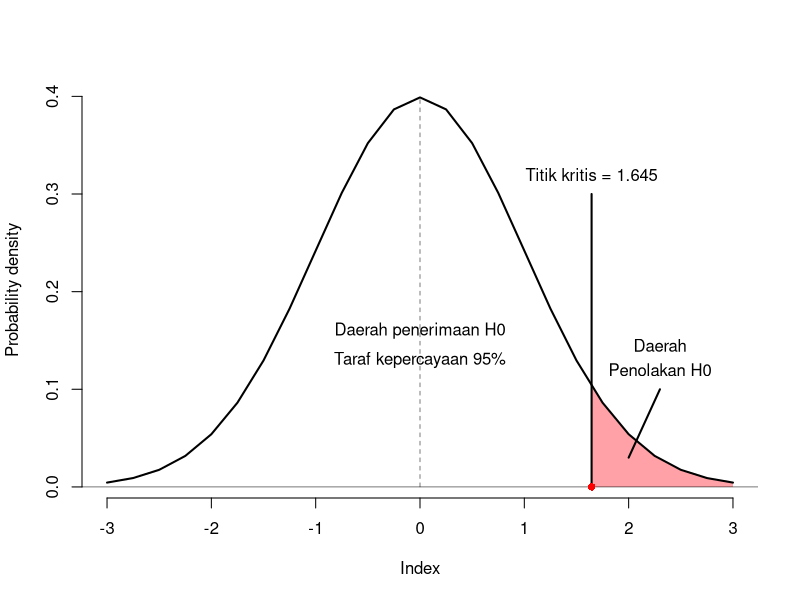
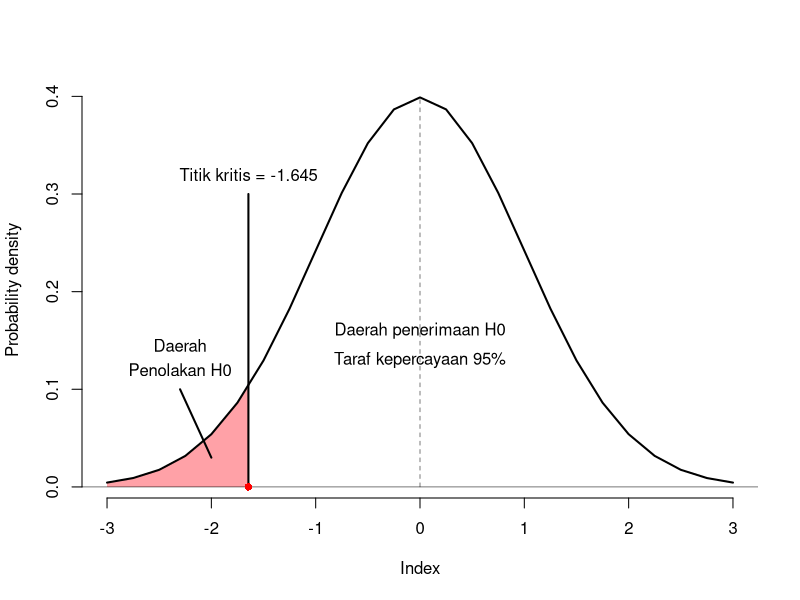
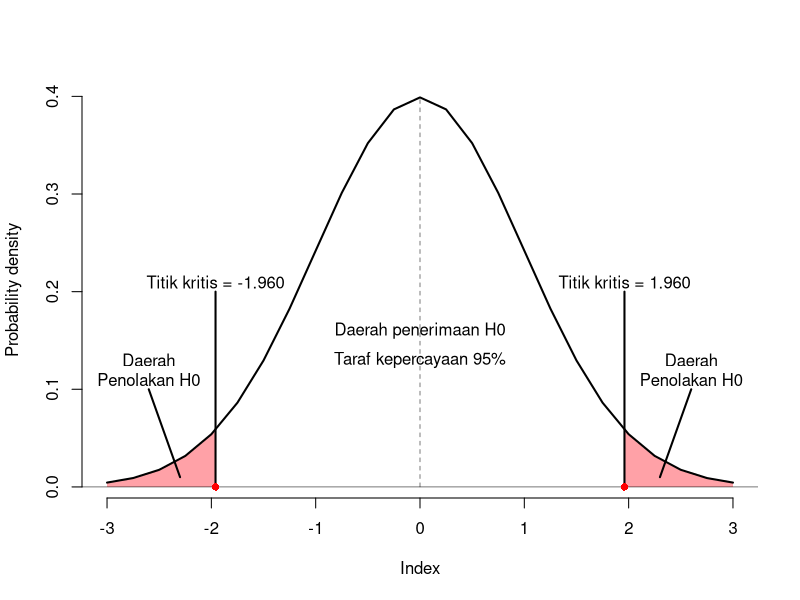

Write R code to recreate these figures, in order.
## ---- chunk 1
mu    <- 0                            # mean
sd    <- 1                            # standard deviation
alpha <- 0.05                              # i.e., 95% confidence interval

# Full normal distribution
x <- seq(mu-3*sd, mu+3*sd, len=25)
y <- dnorm(x, mean=mu, sd=sd)

# Use quantile function to compute the confidence interval (CI)
lo <- qnorm(0.05,   mean=mu, sd=sd)  # lower CI bound
hi <- qnorm(1-0.05, mean=mu, sd=sd)  # upper CI bound
# start with an empty plot
## ---- chunk 2
plot(NULL,NULL, type='n', xlim=range(x), ylim=range(y),
     frame.plot = F, ylab = "Probability density")

xci <- seq(max(x), hi, len=1000)             # background: confidence interval 95%
yci <- dnorm(xci, mean=mu, sd=sd)
xx <- c(xci, rev(xci))
yy <- c(0*yci, rev(yci))
polygon(xx,yy,col="#ffa1a7", border=NA)

lines(x,y, col="black", lwd=2)              # Foreground: complete distribution

# Annotation and decoration
lines(c(mu,mu), c(0,dnorm(mu,mean=mu,sd=sd)), lty="dashed", lwd=0.5) # mean
abline(h=0, lwd=0.5) # proper y=0 line
text(mean(x), mean(y), sprintf("Daerah penerimaan H0", 100*(1-alpha)))
text(mean(x), mean(y)-0.03, sprintf("Taraf kepercayaan %.0f%%", 100*(1-alpha)))

lines(c(hi,hi), c(0.001,0.3), lwd=2)
points(hi, y=0, pch = 16, col="red")
text(hi, 0.32, sprintf("Titik kritis = %.3f", hi))

lines(c(2,2.3), c(0.03,0.1), lwd=2) # mu - s.d.
text(2.3, 0.12, sprintf("Penolakan H0", lo))
text(2.3, 0.145, sprintf("Daerah", lo))
## ---- chunk 3
mu    <- 0                            # mean
sd    <- 1                            # standard deviation
alpha <- 0.05                              # i.e., 95% confidence interval

# Full normal distribution
x <- seq(mu-3*sd, mu+3*sd, len=25)
y <- dnorm(x, mean=mu, sd=sd)

# Use quantile function to compute the confidence interval (CI)
lo <- qnorm(0.05,   mean=mu, sd=sd)  # lower CI bound
hi <- qnorm(1-0.05, mean=mu, sd=sd)  # upper CI bound
# start with an empty plot
## ---- chunk 4
plot(NULL,NULL, type='n', xlim=range(x), ylim=range(y),
     frame.plot = F, ylab = "Probability density")

xci <- seq(min(x), lo, len=1000)             # background: confidence interval 95%
yci <- dnorm(xci, mean=mu, sd=sd)
xx <- c(xci, rev(xci))
yy <- c(0*yci, rev(yci))
polygon(xx,yy,col="#ffa1a7", border=NA)

lines(x,y, col="black", lwd=2)              # Foreground: complete distribution

# Annotation and decoration
lines(c(mu,mu), c(0,dnorm(mu,mean=mu,sd=sd)), lty="dashed", lwd=0.5) # mean
abline(h=0, lwd=0.5) # proper y=0 line
text(mean(x), mean(y), sprintf("Daerah penerimaan H0", 100*(1-alpha)))
text(mean(x), mean(y)-0.03, sprintf("Taraf kepercayaan %.0f%%", 100*(1-alpha)))

lines(c(lo,lo), c(0.001,0.3), lwd=2)
points(lo, y=0, pch = 16, col="red")
text(lo, 0.32, sprintf("Titik kritis = %.3f", lo))

lines(c(-2,-2.3), c(0.03,0.1), lwd=2) # mu - s.d.
text(-2.3, 0.12, sprintf("Penolakan H0", lo))
text(-2.3, 0.145, sprintf("Daerah", lo))
## ---- chunk 5
mu    <- 0                            # mean
sd    <- 1                            # standard deviation
alpha <- 0.05                              # i.e., 95% confidence interval

# Full normal distribution
x <- seq(mu-3*sd, mu+3*sd, len=25)
y <- dnorm(x, mean=mu, sd=sd)

# Use quantile function to compute the confidence interval (CI)
lo <- qnorm(0.05/2,   mean=mu, sd=sd)  # lower CI bound
hi <- qnorm(1-0.05/2, mean=mu, sd=sd)  # upper CI bound
# start with an empty plot
## ---- chunk 6
plot(NULL,NULL, type='n', xlim=range(x), ylim=range(y),
     frame.plot = F, ylab = "Probability density")

xci <- seq(min(x), lo, len=1000)             # background: confidence interval 95%
yci <- dnorm(xci, mean=mu, sd=sd)
xx <- c(xci, rev(xci))
yy <- c(0*yci, rev(yci))
polygon(xx,yy,col="#ffa1a7", border=NA)

xci <- seq(hi, max(x), len=1000)             # background: confidence interval 95%
yci <- dnorm(xci, mean=mu, sd=sd)
xx <- c(xci, rev(xci))
yy <- c(0*yci, rev(yci))
polygon(xx,yy,col="#ffa1a7", border=NA)


lines(x,y, col="black", lwd=2)              # Foreground: complete distribution

# Annotation and decoration
lines(c(mu,mu), c(0,dnorm(mu,mean=mu,sd=sd)), lty="dashed", lwd=0.5) # mean
abline(h=0, lwd=0.5) # proper y=0 line
text(mean(x), mean(y), sprintf("Daerah penerimaan H0", 100*(1-alpha)))
text(mean(x), mean(y)-0.03, sprintf("Taraf kepercayaan %.0f%%", 100*(1-alpha)))

lines(c(lo,lo), c(0.001,0.2), lwd=2)
points(lo, y=0, pch = 16, col="red")
text(lo, 0.21, sprintf("Titik kritis = %.3f", lo))

lines(c(-2.3,-2.6), c(0.01,0.1), lwd=2) # mu - s.d.
text(-2.6, 0.11, sprintf("Penolakan H0", lo))
text(-2.6, 0.13, sprintf("Daerah", lo))

lines(c(hi,hi), c(0.001,0.2), lwd=2)
points(hi, y=0, pch = 16, col="red")
text(hi, 0.21, sprintf("Titik kritis = %.3f", hi))

lines(c(2.3,2.6), c(0.01,0.1), lwd=2) # mu - s.d.
text(2.6, 0.11, sprintf("Penolakan H0", lo))
text(2.6, 0.13, sprintf("Daerah", lo))
## ---- chunk 7
anru = data.frame(Statistik = c("n", "rata-rata", "standar deviasi"),
                  Ani = c(8, 105, 7),
                  Rudi = c(8,115,10))
knitr::kable(
  anru, align = "c", caption = 'Deskriptif Kemampuan Mengetik Anis dan Rudi',
  booktabs = TRUE
)
